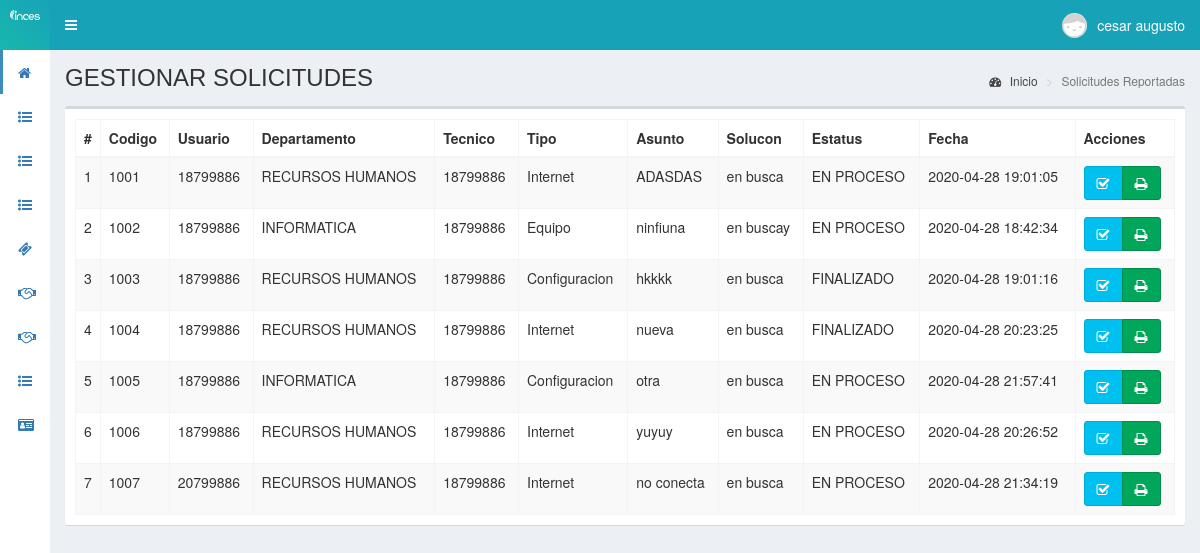
The app's page /gestionar (signed in) with its own data.
### tables this page shows
CREATE TABLE `personal` (
  `id` int(11) NOT NULL,
  `cedula` int(11) NOT NULL,
  `nombres` text NOT NULL,
  `apellidos` text NOT NULL,
  `email` text NOT NULL,
  `telefono` text NOT NULL,
  `direccion` text NOT NULL,
  `fecha_nac` text NOT NULL,
  `cargo` int(11) NOT NULL,
  `departamento` int(11) NOT NULL,
  `estado` text NOT NULL,
  `fecha` timestamp NOT NULL DEFAULT CURRENT_TIMESTAMP ON UPDATE CURRENT_TIMESTAMP
);

CREATE TABLE `soporte` (
  `id` int(11) NOT NULL,
  `id_usuario` varchar(100) NOT NULL,
  `id_atiende` varchar(100) NOT NULL,
  `codigo` text NOT NULL,
  `asunto` varchar(100) NOT NULL,
  `solucion` varchar(100) NOT NULL,
  `estatus` varchar(100) NOT NULL,
  `tipo_falla` varchar(100) NOT NULL,
  `sop_departamento` varchar(100) NOT NULL,
  `Fecha_soporte` timestamp NOT NULL DEFAULT CURRENT_TIMESTAMP ON UPDATE CURRENT_TIMESTAMP
);

CREATE TABLE `usuarios` (
  `id` int(11) NOT NULL,
  `cedulaf` int(11) NOT NULL,
  `nombre` text NOT NULL,
  `usuario` int(11) NOT NULL,
  `password` text NOT NULL,
  `perfil` text NOT NULL,
  `foto` text NOT NULL,
  `estado` int(11) NOT NULL,
  `ultimo_login` datetime NOT NULL,
  `fecha` timestamp NOT NULL DEFAULT CURRENT_TIMESTAMP ON UPDATE CURRENT_TIMESTAMP
);

CREATE TABLE `departamento` (
  `id` int(11) NOT NULL,
  `descripcion` text NOT NULL
);

### controladores/plantilla.controlador.php (called while the page is built)
<?php
class ControladorPlantilla{
	static public function ctrPlantilla(){
		include "vistas/plantilla.php";
	}
}

### index.php (called while the page is built, shortened)
<?php
require_once "controladores/plantilla.controlador.php";
require_once "controladores/usuarios.controlador.php";
require_once "controladores/departamentos.controlador.php";
require_once "controladores/soporte.controlador.php";
require_once "modelos/usuarios.modelo.php";
require_once "modelos/departamentos.modelo.php";
require_once "modelos/personal.modelo.php";
require_once "modelos/soporte.modelo.php";
$plantilla = new ControladorPlantilla();
$plantilla -> ctrPlantilla();

### modelos/conexion.php (called while the page is built)
<?php
class Conexion{
	static public function conectar(){
		$link = new PDO("mysql:host=localhost;dbname=pos",
			            "root",
			            "");
		$link->exec("set names utf8");
		return $link;
	}
}

### modelos/personal.modelo.php (called while the page is built, shortened)
<?php
require_once "conexion.php";
class ModeloPersonal{
	static public function mdlMostrarPersonals($tabla, $item, $valor){
		if($item == "id"){
			$stmt = Conexion::conectar()->prepare("SELECT * FROM $tabla WHERE $item = :$item");
			$stmt -> bindParam(":".$item, $valor, PDO::PARAM_INT);
			$stmt -> execute();
			return $stmt -> fetch();
		}
	}
}
?>

### controladores/soporte.controlador.php (called while the page is built, shortened)
<?php
class ControladorSoporte{
	static public function ctrMostrarSoporte($item, $valor){
		$tabla = "soporte";
		$respuesta = ModeloSoporte::mdlMostrarSoporte($tabla, $item, $valor);
		return $respuesta;
	}
}

### modelos/soporte.modelo.php (called while the page is built, shortened)
<?php
require_once "conexion.php";
class ModeloSoporte{
	static public function mdlMostrarSoporte($tabla, $item, $valor){
		if($item == "codigo"){
			$stmt = Conexion::conectar()->prepare("SELECT * FROM $tabla WHERE $item = :$item ORDER BY id DESC");
			$stmt -> bindParam(":".$item, $valor, PDO::PARAM_STR);
			$stmt -> execute();
			return $stmt -> fetch();
		}elseif($item =="id_usuario"){
			$stmt = Conexion::conectar()->prepare("SELECT * FROM $tabla WHERE $item = :$item ORDER BY id DESC");
			$stmt -> bindParam(":".$item, $valor, PDO::PARAM_STR);
			$stmt -> execute();
			return $stmt -> fetchAll();
		}
		elseif($item =="id"){
			$stmt = Conexion::conectar()->prepare("SELECT * FROM $tabla WHERE $item = :$item ORDER BY id DESC");
			$stmt -> bindParam(":".$item, $valor, PDO::PARAM_STR);
			$stmt -> execute();
			return $stmt -> fetch();
		}else{
			$stmt = Conexion::conectar()->prepare("SELECT * FROM $tabla");
			$stmt -> execute();
			return $stmt -> fetchAll();
		}
	}
}

### controladores/usuarios.controlador.php (called while the page is built, shortened)
<?php
class ControladorUsuarios{
	static public function ctrMostrarUsuarios($item, $valor){
		$tabla = "usuarios";
		$respuesta = ModeloUsuarios::MdlMostrarUsuarios($tabla, $item, $valor);
		return $respuesta;
	}
}

### modelos/usuarios.modelo.php (called while the page is built, shortened)
<?php
require_once "conexion.php";
class ModeloUsuarios{
	static public function mdlMostrarUsuarios($tabla, $item, $valor){
		if($item != null){
			$stmt = Conexion::conectar()->prepare("SELECT * FROM $tabla WHERE $item = :$item");
			$stmt -> bindParam(":".$item, $valor, PDO::PARAM_STR);
			$stmt -> execute();
			return $stmt -> fetch();
		}else{
			$stmt = Conexion::conectar()->prepare("SELECT * FROM $tabla");
			$stmt -> execute();
			return $stmt -> fetchAll();
		}
	}
}

### controladores/departamentos.controlador.php (called while the page is built, shortened)
<?php
class ControladorDepartamentos{
	static public function ctrMostrarDepartamentos($item, $valor){
		$tabla = "departamento";
		$respuesta = ModeloDepartamentos::mdlMostrarDepartamentos($tabla, $item, $valor);
		return $respuesta;
	}
}

### modelos/departamentos.modelo.php (called while the page is built, shortened)
<?php
require_once "conexion.php";
class ModeloDepartamentos{
	static public function mdlMostrarDepartamentos($tabla, $item, $valor){
		if($item != null){
			$stmt = Conexion::conectar()->prepare("SELECT * FROM $tabla WHERE $item = :$item");
			$stmt -> bindParam(":".$item, $valor, PDO::PARAM_STR);
			$stmt -> execute();
			return $stmt -> fetch();
		}else{
			$stmt = Conexion::conectar()->prepare("SELECT * FROM $tabla");
			$stmt -> execute();
			return $stmt -> fetchAll();
		}
	}
}

### vistas/modulos/gestionar.php (the view, shortened to what this page needs)
<div class="content-wrapper">
  <section class="content-header">
    <h1>
      GESTIONAR SOLICITUDES
    </h1>
    <ol class="breadcrumb">
      <li><a href="inicio"><i class="fa fa-dashboard"></i> Inicio</a></li>
      <li class="active">Solicitudes Reportadas</li>
    </ol>
  </section>
  <section class="content">
    <div class="box">
      <div class="box-body">
       <table class="table table-bordered table-striped dt-responsive tablas" width="100%">
        <thead>
         <tr>
           <th style="width:10px">#</th>
           <th>Codigo</th>
           <th>Usuario</th>
           <th>Departamento</th>
           <th>Tecnico</th>
           <th>Tipo</th>
           <th>Asunto</th>
           <th>Solucon</th>
           <th>Estatus</th>
           <th>Fecha</th>
           <th>Acciones</th>
         </tr>
        </thead>
        <tbody>
          <?php
if($_SESSION["perfil"]=="Administrador" || $_SESSION["perfil"]=="Tecnico" ){
          $item = null;
          $valor = null;
          $respuesta = ControladorSoporte::ctrMostrarSoporte($item, $valor);
          foreach ($respuesta as $key => $value) {
           echo '<tr>
                  <td>'.($key+1).'</td>
                  <td>'.$value["codigo"].'</td>';
                  $itemUsuario = "usuario";
                  $valorUsuario = $value["id_usuario"];
                  $respuestaUsuario = ControladorUsuarios::ctrMostrarUsuarios($itemUsuario, $valorUsuario);
                  echo '<td class="text-uppercase">'.$respuestaUsuario["usuario"].'</td>';
                  $itemDepart = "id";
                  $valorDepart = $value["sop_departamento"];
                  $respuestaDepart = ControladorDepartamentos::ctrMostrarDepartamentos($itemDepart, $valorDepart);
                  echo '<td class="text-uppercase">'.$respuestaDepart["descripcion"].'</td>';
                  $itemTec = "usuario";
                  $valorTec = $value["id_atiende"];
                  $respuestaTec = ControladorUsuarios::ctrMostrarUsuarios($itemTec, $valorTec);
                  echo '<td class="text-uppercase">'.$respuestaTec["usuario"].'</td>
                  <td>'.$value["tipo_falla"].'</td>
                  <td>'.$value["asunto"].'</td>
                  <td>'.$value["solucion"].'</td>
                  <td class="text-uppercase">'.$value["estatus"].'</td>
                  <td>'.$value["Fecha_soporte"].'</td>
                  <td>
                    <div class="btn-group">
                      <button class="btn btn-info btnGestSoporte" idGest="'.$value["id"].'" data-toggle="modal" data-target="#modalGestSoporte"><i class="fa fa-check-square-o"></i></button>
                      <button class="btn btn-success btnImprimirSolicitud" codigoSolicitud="'.$value["codigo"].'">
                        <i class="fa fa-print"></i>
                      </button>
                    </div>
                  </td>
                </tr>';
            }
          }
        ?>
        </tbody>
       </table>
      </div>
    </div>
  </section>
</div>

### vistas/modulos/cabezote.php (shortened to what this page needs)
<header class="main-header">
<a href="inicio" class="logo">
	<span class="logo-mini">
		<img src="vistas/img/plantilla/logo-blanco-lineal.svg" class="img-responsive" style="padding:10px">
	</span>
</a>
<nav class="navbar navbar-static-top" role="navigation">
 	<a href="#" class="sidebar-toggle" data-toggle="push-menu" role="button">
     	</a>
	<div class="navbar-custom-menu">
		<ul class="nav navbar-nav">
			<li class="dropdown user user-menu">
				<a href="#" class="dropdown-toggle" data-toggle="dropdown">
				<?php
				if($_SESSION["foto"] != ""){
					echo '<img src="'.$_SESSION["foto"].'" class="user-image">';
				}else{
					echo '<img src="vistas/img/usuarios/default/anonymous.png" class="user-image">';
				}
				?>
                     <?php  $tabla = "personal";
                            $item = "id";
                            $valor = $_SESSION["nombre"];
						   $respuesta1 = ModeloPersonal::MdlMostrarPersonals($tabla, $item, $valor);
						   ?>
					<span class="hidden-xs"><?php  echo $respuesta1["nombres"] ?></span>
				</a>
			</li>
		</ul>
	</div>
</nav>
</header>

### records on screen
personal: nombres "cesar augusto"
soporte: codigo "1001", usuarios.usuario "18799886", departamento.descripcion "RECURSOS HUMANOS", tipo_falla "Internet", asunto "ADASDAS", solucion "en busca", estatus "EN PROCESO", Fecha_soporte "2020-04-28 19:01:05"
soporte: codigo "1002", usuarios.usuario "18799886", departamento.descripcion "INFORMATICA", tipo_falla "Equipo", asunto "ninfiuna", solucion "en buscay", estatus "EN PROCESO", Fecha_soporte "2020-04-28 18:42:34"
soporte: codigo "1003", usuarios.usuario "18799886", departamento.descripcion "RECURSOS HUMANOS", tipo_falla "Configuracion", asunto "hkkkk", solucion "en busca", estatus "FINALIZADO", Fecha_soporte "2020-04-28 19:01:16"
soporte: codigo "1004", usuarios.usuario "18799886", departamento.descripcion "RECURSOS HUMANOS", tipo_falla "Internet", asunto "nueva", solucion "en busca", estatus "FINALIZADO", Fecha_soporte "2020-04-28 20:23:25"
soporte: codigo "1005", usuarios.usuario "18799886", departamento.descripcion "INFORMATICA", tipo_falla "Configuracion", asunto "otra", solucion "en busca", estatus "EN PROCESO", Fecha_soporte "2020-04-28 21:57:41"
soporte: codigo "1006", usuarios.usuario "18799886", departamento.descripcion "RECURSOS HUMANOS", tipo_falla "Internet", asunto "yuyuy", solucion "en busca", estatus "EN PROCESO", Fecha_soporte "2020-04-28 20:26:52"
soporte: codigo "1007", usuarios.usuario "20799886", departamento.descripcion "RECURSOS HUMANOS", usuarios.usuario "18799886", tipo_falla "Internet", asunto "no conecta", solucion "en busca", estatus "EN PROCESO", Fecha_soporte "2020-04-28 21:34:19"
